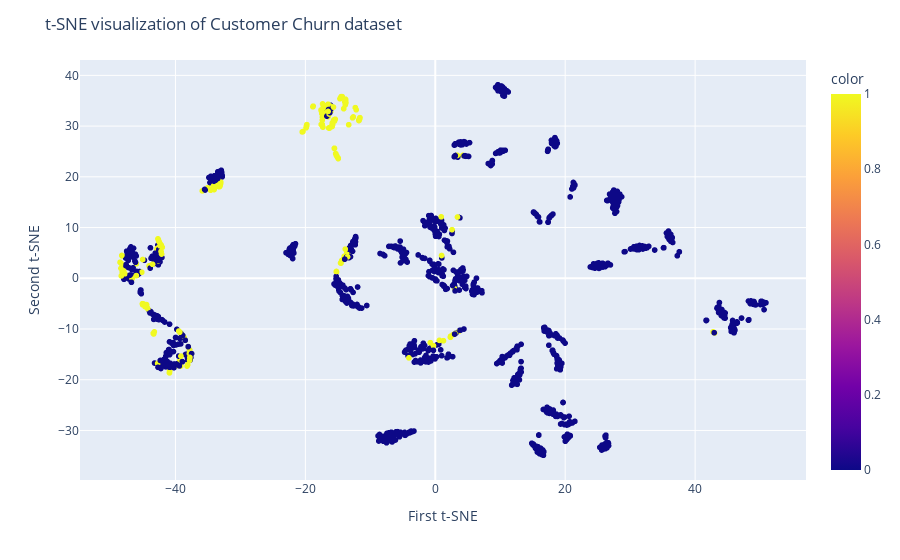

The cell this chart's notebook holds for it:
### Code cell
fig = px.scatter(x=X_tsne[:, 0], y=X_tsne[:, 1], color=y)
fig.update_layout(
    title="t-SNE visualization of Customer Churn dataset",
    xaxis_title="First t-SNE",
    yaxis_title="Second t-SNE",
)
fig.show()

### Figure 1 — Plotly figure (JSON) as saved in the notebook; plotly's stock layout.template omitted (floating-point values rounded to 4 significant figures; data arrays with more than 128 entries replaced by an {"elided": "..."} marker saying what was removed)
{"data": [{"hovertemplate": "x=%{x}<br>y=%{y}<br>color=%{marker.color}<extra></extra>", "legendgroup": "", "marker": {"color": {"elided": "1428 int values"}, "coloraxis": "coloraxis", "symbol": "circle"}, "mode": "markers", "name": "", "showlegend": false, "type": "scattergl", "x": {"elided": "1428 float values"}, "xaxis": "x", "y": {"elided": "1428 float values"}, "yaxis": "y"}], "layout": {"coloraxis": {"colorbar": {"title": {"text": "color"}}, "colorscale": [[0, "#0d0887"], [0.1111, "#46039f"], [0.2222, "#7201a8"], [0.3333, "#9c179e"], [0.4444, "#bd3786"], [0.5556, "#d8576b"], [0.6667, "#ed7953"], [0.7778, "#fb9f3a"], [0.8889, "#fdca26"], [1, "#f0f921"]]}, "legend": {"tracegroupgap": 0}, "margin": {"t": 60}, "title": {"text": "t-SNE visualization of Customer Churn dataset"}, "xaxis": {"anchor": "y", "domain": [0, 1], "title": {"text": "First t-SNE"}}, "yaxis": {"anchor": "x", "domain": [0, 1], "title": {"text": "Second t-SNE"}}}}
